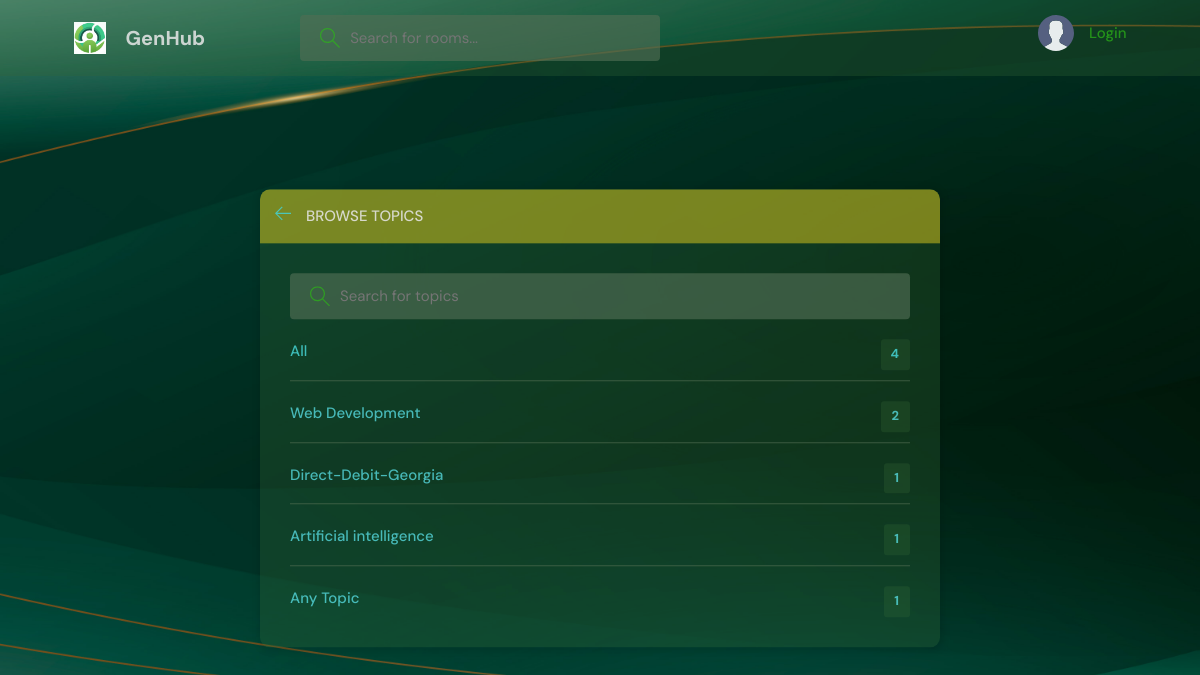
Page /topics/ on the committed database.
### base/models.py (models this page shows, shortened)
class Topic(models.Model):
    name = models.CharField(max_length = 200)

### base/views.py (the view)
# urls.py: path('topics/' , views.topicsPage, name = 'topics'),
def topicsPage(request):
    q = request.GET.get('q') if request.GET.get('q') !=  None else ''
    topics = Topic.objects.filter(name__icontains = q)
    return render(request, 'base/topics.html', {'topics':topics})

### base/templates/base/topics.html (shortened to what this page needs)
{% extends 'main.html' %}
{% block content %}
    <main class="create-room layout">
      <div class="container">
        <div class="layout__box">
          <div class="layout__boxHeader">
            <div class="layout__boxTitle">
              <a href="{% url 'home' %}">
                <svg version="1.1" xmlns="http://www.w3.org/2000/svg" width="32" height="32" viewBox="0 0 32 32">
                  <title>arrow-left</title>
                  <path
                    d="M13.723 2.286l-13.723 13.714 13.719 13.714 1.616-1.611-10.96-10.96h27.625v-2.286h-27.625l10.965-10.965-1.616-1.607z"
                  ></path>
                </svg>
              </a>
              <h3>Browse Topics</h3>
            </div>
          </div>
          <div class="topics-page layout__body">
            <form action="" method="GET" class="header__search">
              <label>
                <input name = 'q' placeholder="Search for topics" />
              </label>
            </form>
            <ul class="topics__list">
              <li>
                <a href="{% url 'topics' %}" class="active">All <span>{{topics.count}}</span></a>
              </li>
              {% for topic in topics %}
              <li>
                <a href="{% url 'home' %}?q={{topic.name}}">{{topic.name}} <span>{{topic.room_set.all.count}}</span></a>
              </li>
              {% endfor %}
            </ul>
          </div>
        </div>
      </div>
    </main>
{% endblock content %}

### static/styles/style.css (style rules this page uses)
:root { --color-main: #45d2d2da; --color-main-light: #faf4f3d0; --color-dark: #3467354d; --color-dark-medium: #516e54a6; --color-dark-light: #dcc91d84; --color-light: #e5e5e5de; --color-gray: #2cb617b7; --color-light-gray: #59dee5c4; --color-bg: url("/static/images/ggg.jpg"); --color-success: #329b05; --color-error: #fc4b0b; }
body { font-family: 'DM Sans', sans-serif; }
* { font-family: "DM Sans", -apple-system, BlinkMacSystemFont, "Segoe UI", Roboto, Oxygen, Ubuntu, Cantarell, "Open Sans", "Helvetica Neue", sans-serif; margin: 0; padding: 0; box-sizing: border-box; text-rendering: optimizeLegibility; font-size: inherit; }
html { font-size: 56.25%; }
@media only screen and (min-width: 1200px) { html { font-size: 62.5%; } }
body { line-height: 1.6; font-weight: 400; font-size: 1.5rem; color: var(--color-light-gray); background-color: var(--color-bg); min-height: 100vh; }
a { display: inline-block; color: var(--color-main); text-decoration: none; }
.container { max-width: 120rem; width: 90%; margin: auto; }
.header__search > label { background-color: var(--color-dark-medium); padding: 1.3rem 1rem; display: flex; align-items: center; gap: 1rem; border-radius: 4px; }
.header__search svg { fill: var(--color-gray); width: 2rem; height: 2rem; margin-left: 1rem; }
.header__search input { width: 30rem; background: transparent; border: none; outline: none; color: var(--color-light); }
.layout { margin-top: 2.4rem; }
.layout > .container { display: flex; justify-content: space-between; align-items: flex-start; }
.layout__box { width: 90%; max-width: 48rem; min-height: 40rem; position: absolute; top: 50%; left: 50%; transform: translate(-50%, -46%); background-color: var(--color-dark); border-radius: 1rem; box-shadow: 1px 1px 6px 3px rgba(0, 0, 0, 0.1); overflow: hidden; }
.layout__boxHeader { display: flex; padding: 1.5rem; background-color: var(--color-dark-light); }
.layout__boxTitle { display: flex; gap: 1.5rem; align-items: center; }
.layout__boxTitle h3 { text-transform: uppercase; font-weight: 500; color: var(--color-light); }
.layout__boxTitle svg { width: 1.6rem; height: 1.6rem; fill: var(--color-main); }
.layout__body { margin: 3rem; }
.topics__list { list-style: none; }
.topics__list li a { display: flex; justify-content: space-between; margin-bottom: 3rem; font-weight: 500; color: var(--color-light-gray); transition: all 0.3s ease-in-out; }
.topics__list li a.active, .topics__list li a:hover { color: var(--color-main); }
.topics__list li a span { padding: 0.5rem 1rem; background-color: var(--color-dark); border-radius: 3px; font-size: 1.3rem; font-weight: 700; letter-spacing: 1px; }
.topics-page .topics__list li:not(:last-child) a { margin: 2rem 0; padding-bottom: 1rem; text-decoration: none; border-bottom: 1px solid var(--color-dark-medium); }
.topics-page .header__search { display: block; }
.create-room.layout .layout__box { max-width: 68rem; }

### rows in the picture
Topic: name "Web Development", room_set.all.count "2"
Topic: name "Direct-Debit-Georgia", room_set.all.count "1"
Topic: name "Artificial intelligence", room_set.all.count "1"
Topic: name "Any Topic", room_set.all.count "1"

### other values in the picture
{{ topics.count }} "4"
